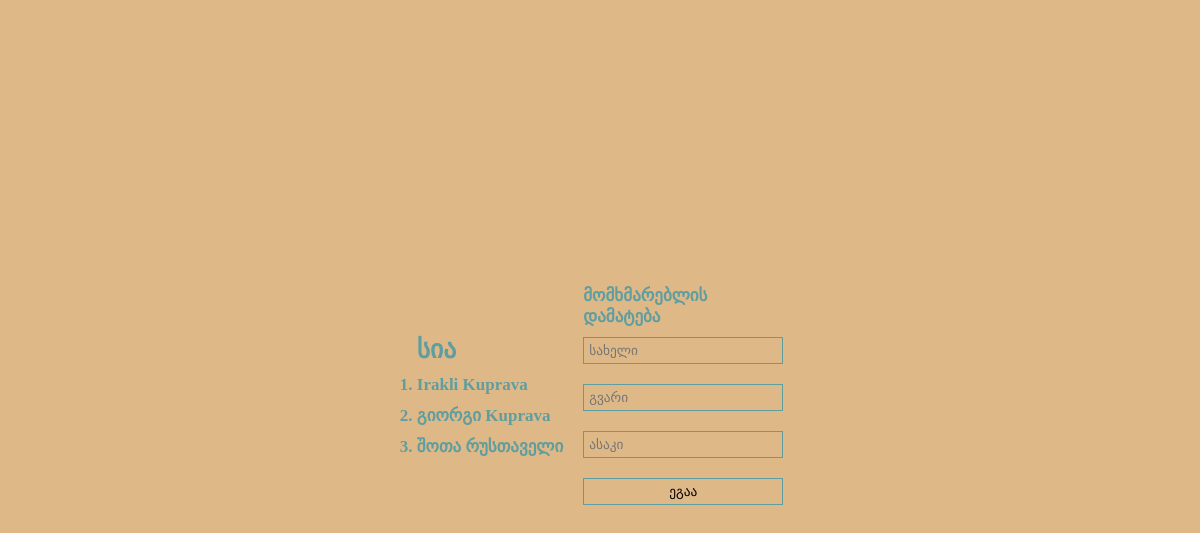
Before: / with the older database file.
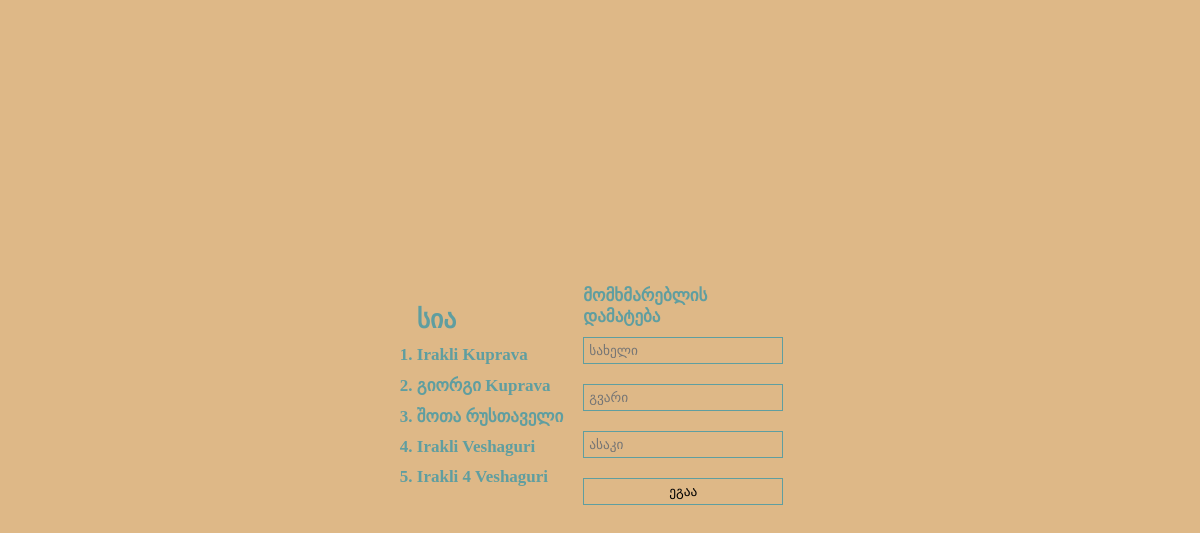
After: the same page with the newer database file.
### members/models.py (models this page shows, shortened)
class Member(models.Model):
  firstname = models.CharField(max_length=255)
  lastname = models.CharField(max_length=255)
  age = models.CharField(max_length=255)

### members/views.py (the view)
# urls.py: path('', views.members, name='members'),
def members(request):
  c = {'csrf_token': get_token(request)}
  mymembers = Member.objects.all().values()
  template = loader.get_template('all_members.html')
  context = {
    'mymembers': mymembers,
    'token': c
  }
  return HttpResponse(template.render(context, request))

### members/templates/all_members.html (shortened to what this page needs)
{% load static %}
<!DOCTYPE html>
<html lang="en">
<head>
    <link rel="stylesheet" href="{% static 'myfirst.css' %}">
</head>
<body>
    <ul>
        <h2>სია</h2>
        {% for x in mymembers %}
            <li><a href="details/{{ x.id }}">{{ x.firstname }} {{ x.lastname }}</a></li>
        {% endfor %}
    </ul>
    <div class="user">
        <p>მომხმარებლის დამატება</p>
        <form action="add" method="post" enctype="application/x-www-form-urlencoded">
            <input type="text" name="name" placeholder="სახელი">
            <input type="text" name="lastname" placeholder="გვარი">
            <input type="number" name="age" placeholder="ასაკი">
            <button type="submit">ეგაა</button>
        </form>
    </div>
</body>
</html>

### members/static/myfirst.css (style rules this page uses)
* { margin: 0; padding: 0; box-sizing: border-box; }
body { background: burlywood; height: 100vh; display: flex; align-items: center; justify-content: center; color: cadetblue; font-size: 17px; font-weight: bolder; flex-direction: row; flex-wrap: nowrap; }
li { list-style-type: number; text-transform: capitalize; margin: 10px 0; }
li a { color: cadetblue; text-decoration: none; }
.user { display: flex; flex-direction: column; width: 200px; margin-left: 20px; }
.user form input, button { width: 100%; padding: 5px; background: none; border: 1px solid cadetblue; cursor: pointer; margin: 10px 0; }

Changed rows visible on the page:
added Member: firstname "Irakli", lastname "Veshaguri"
added Member: firstname "Irakli 4", lastname "Veshaguri"
